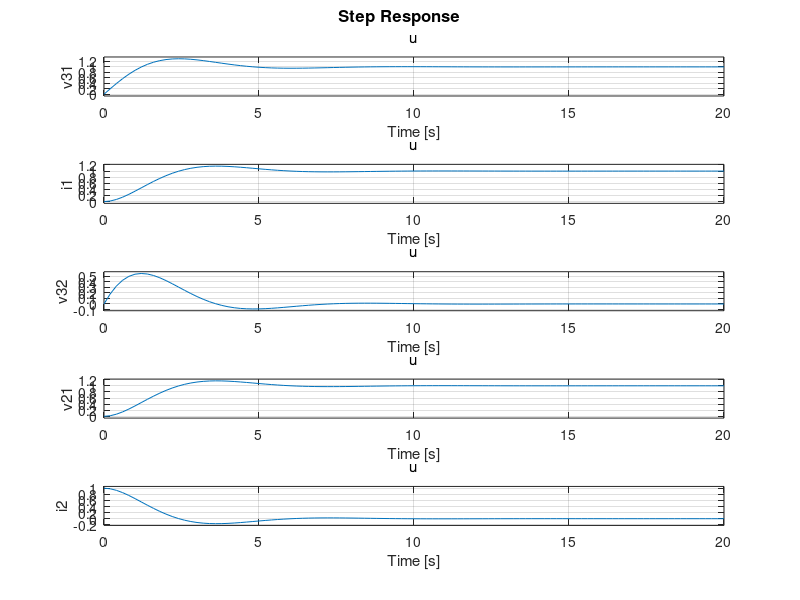

The MATLAB script that drew this image:
%% State space example for Lectures 13 and 14
% define some values for capacitancem inductance and resitance
Cap = 1; L = 1; R = 1;
%% Define state space model and label states inputs and outputs
A = [0 -1/Cap; 1/L -R/L];
B = [1/Cap; 0];
C = [1 0; 0 1; 1 -R; 0 R; 0 -1];
D = [0; 0; 0; 0; 1];
circ_ss = ss(A, B, C, D, ...
'statename',{'v31' 'i1'}, 'inputname', 'u', 'outputname', {'v31' 'i1' 'v32' 'v21' 'i2'});
%% Show model
circ_ss
%% Plot a step response
step(circ_ss)
%% Convert to transfer function matrix
circ_tf=tf(circ_ss)
%% Determine poles and zeros
circ_zpk=zpk(circ_ss)
